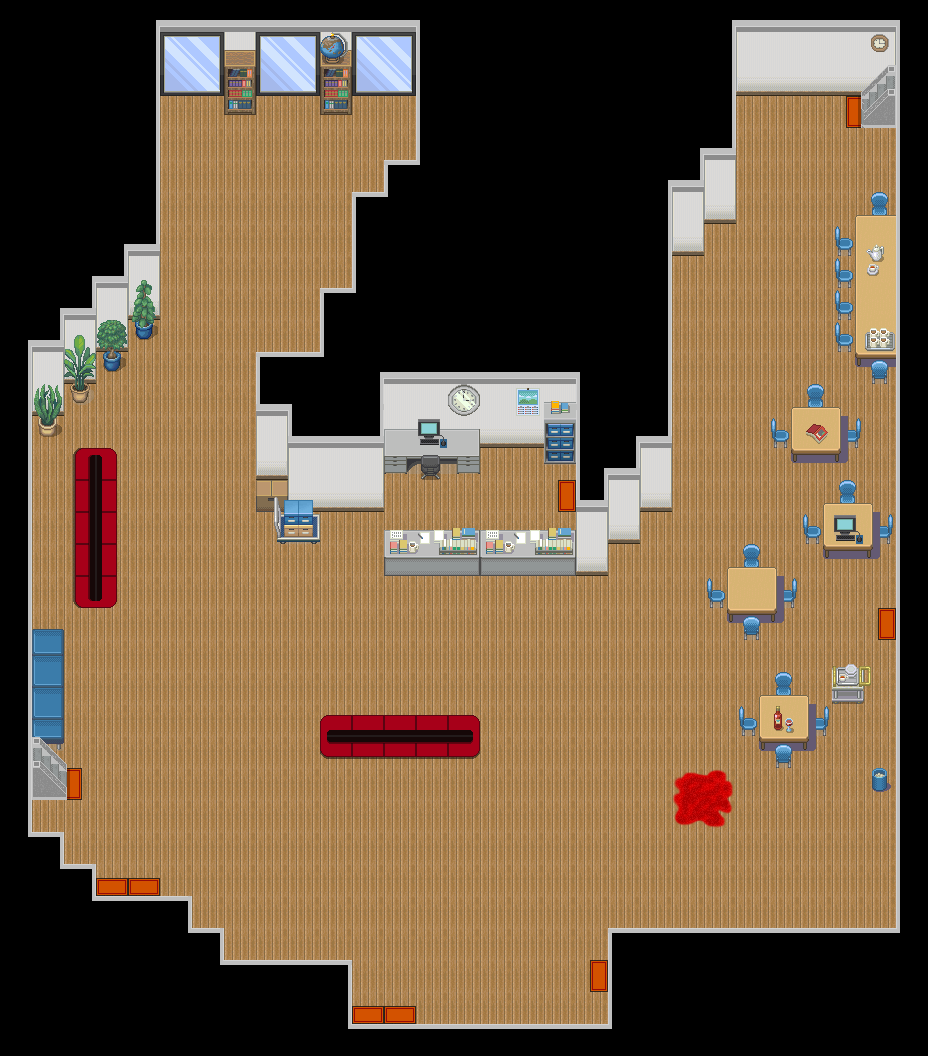

This is a level from a 2D game, rendered from its Tiled map with the project's own tilesets. A one-line summary and the map file follow, with tile-layer data summarised:
An orthogonal 29x33 tile map with 32x32 px tiles, 8 tile layers (Layer 1, Layer 2, Layer 3, Doors, ...).

<map version="1.0" orientation="orthogonal" renderorder="right-down" width="29" height="33" tilewidth="32" tileheight="32" nextobjectid="1">
 <tileset firstgid="1" source="tileset2.tsx" />
 <layer name="Layer 1" width="29" height="33">
  <data>[957 cells, 761 non-empty, 14 distinct tile ids]</data>
 </layer>
 <layer name="Layer 2" width="29" height="33">
  <data>[957 cells, 112 non-empty, 34 distinct tile ids]</data>
 </layer>
 <layer name="Layer 3" width="29" height="33">
  <data>[957 cells, 96 non-empty, 40 distinct tile ids]</data>
 </layer>
 <layer name="Doors" width="29" height="33">
  <data>[957 cells, 15 non-empty, 6 distinct tile ids]</data>
 </layer>
 <layer name="Secret Door" width="29" height="33" opacity="0">
  <data>[957 cells, 1 non-empty, 1 distinct tile ids]</data>
 </layer>
 <layer name="Layer 4" width="29" height="33">
  <data>[957 cells, 11 non-empty, 8 distinct tile ids]</data>
 </layer>
 <layer name="Blood" width="29" height="33">
  <data>[957 cells, 4 non-empty, 4 distinct tile ids]</data>
 </layer>
 <layer name="Over Player" width="29" height="33">
  <data>[957 cells, 19 non-empty, 9 distinct tile ids]</data>
 </layer>
</map>
